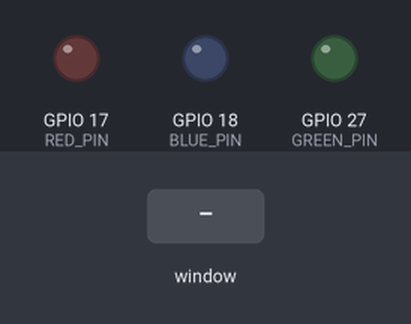
A program run on a simulated Raspberry Pi (BCM pin numbers). On the bench: output pins drawn as LEDs (lit = HIGH). The inputs (shaded band) are chosen by the test bench. The desktop window is not drawn, its controls go by their first labels and the mouse button is held 0.15 s.

Above: at 1.2 s.
1.3 s: control labelled "Toggle RED" in the window clicked
At 1.9 s:
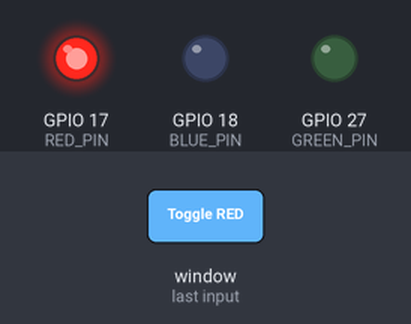
2.8 s: control labelled "Toggle BLUE" in the window clicked
At 4.0 s:
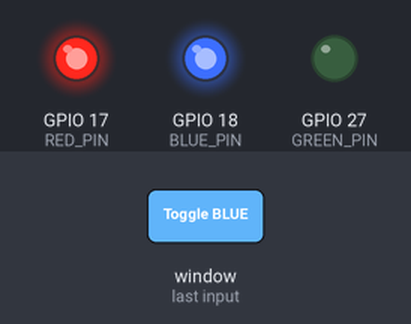
4.3 s: control labelled "Toggle GREEN" in the window clicked
At 5.4 s:
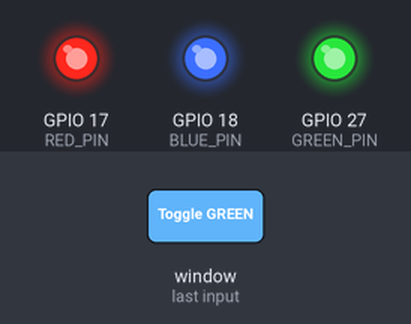
5.8 s: control labelled "Toggle RED" in the window clicked
At 6.5 s:
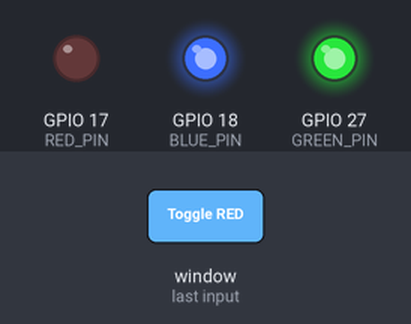
7.3 s: control labelled "Toggle BLUE" in the window clicked
At 7.6 s:
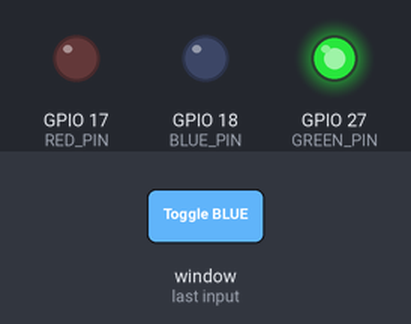
Timing chart, 0 to 9.8 s (numbered marks = the images above; inputs shaded):
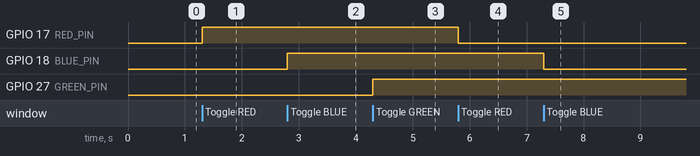

The program:

SIT210-5.2.py
```python
import tkinter as tk
import RPi.GPIO as GPIO

# Set the GPIO mode and warnings
GPIO.setmode(GPIO.BCM)
GPIO.setwarnings(False)

# Define the GPIO pins for the LEDs
RED_PIN = 17
BLUE_PIN = 18
GREEN_PIN = 27

# Initialize the GPIO pins
GPIO.setup(RED_PIN, GPIO.OUT)
GPIO.setup(BLUE_PIN, GPIO.OUT)
GPIO.setup(GREEN_PIN, GPIO.OUT)

# Define the initial state of the LEDs
led_states = {RED_PIN: False, BLUE_PIN: False, GREEN_PIN: False}

# Function to toggle the LED state
def toggle_led_state(pin):
    led_states[pin] = not led_states[pin]
    GPIO.output(pin, led_states[pin])

# Function to exit the application
def exit_application():
    root.destroy()

# Define the functions to control the LEDs
def toggle_red():
    toggle_led_state(RED_PIN)

def toggle_blue():
    toggle_led_state(BLUE_PIN)

def toggle_green():
    toggle_led_state(GREEN_PIN)

# Create the main application window
root = tk.Tk()
root.title("Light Control")

# Create and configure the buttons with different colors for the LEDs
button1 = tk.Button(root, text="Toggle RED", command=toggle_red, bg="red", width=15, height=2)
button2 = tk.Button(root, text="Toggle BLUE", command=toggle_blue, bg="blue", width=15, height=2)
button3 = tk.Button(root, text="Toggle GREEN", command=toggle_green, bg="green", width=15, height=2)

# Add the "Light Control" heading with improved style
heading_label = tk.Label(root, text="Light Control", font=("Helvetica", 24))
heading_label.grid(row=0, column=1, pady=20)

# Center the buttons
button1.grid(row=1, column=0, padx=10, pady=10)
button2.grid(row=2, column=0, padx=10, pady=10)
button3.grid(row=3, column=0, padx=10, pady=10)

# Create an "Exit" button
exit_button = tk.Button(root, text="Exit", command=exit_application, bg="gray", width=15, height=2)
exit_button.grid(row=4, column=1, pady=10)

# Start the main loop
root.mainloop()
```

Measured:
- after the input at 1.3 s, GPIO 17 (RED_PIN): LOW → HIGH at once
- after the input at 2.8 s, GPIO 18 (BLUE_PIN): LOW → HIGH at once
- after the input at 4.3 s, GPIO 27 (GREEN_PIN): LOW → HIGH at once
- after the input at 5.8 s, GPIO 17 (RED_PIN): HIGH → LOW at once
- after the input at 7.3 s, GPIO 18 (BLUE_PIN): HIGH → LOW at once
